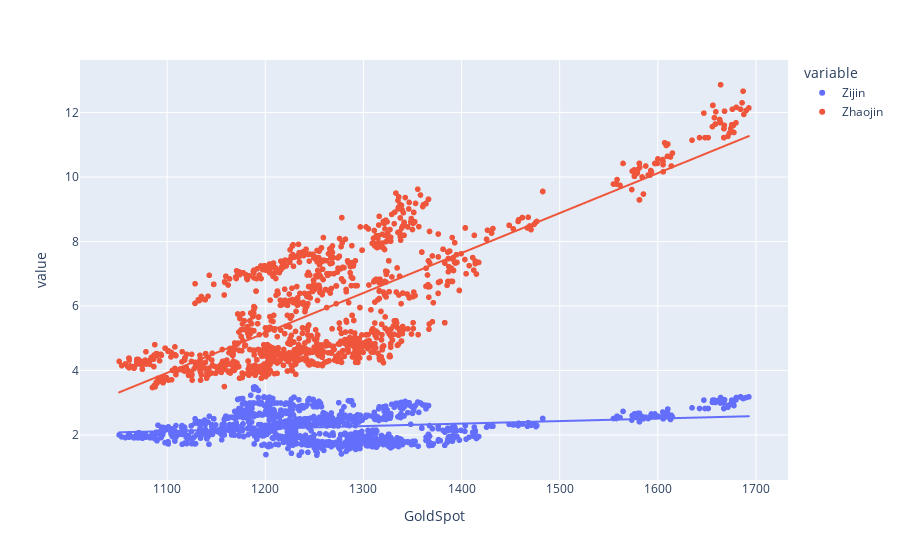

Write notebook code for a chart like this one.
### Code cell
fig = px.scatter(df_gold, x="GoldSpot",
        y=["Zijin","Zhaojin"],  trendline="ols" )
fig.show()

### Figure 1 — Plotly figure (JSON) as saved in the notebook; plotly's stock layout.template omitted (floating-point values rounded to 4 significant figures; data arrays with more than 128 entries replaced by an {"elided": "..."} marker saying what was removed)
{"data": [{"hovertemplate": "variable=Zijin<br>GoldSpot=%{x}<br>value=%{y}<extra></extra>", "legendgroup": "Zijin", "marker": {"color": "#636efa", "symbol": "circle"}, "mode": "markers", "name": "Zijin", "showlegend": true, "type": "scattergl", "x": {"elided": "1570 float values"}, "xaxis": "x", "y": {"elided": "1570 float values"}, "yaxis": "y"}, {"hovertemplate": "<b>OLS trendline</b><br>value = 0.000778887 * GoldSpot + 1.26124<br>R<sup>2</sup>=0.048814<br><br>variable=Zijin<br>GoldSpot=%{x}<br>value=%{y} <b>(trend)</b><extra></extra>", "legendgroup": "Zijin", "marker": {"color": "#636efa", "symbol": "circle"}, "mode": "lines", "name": "Zijin", "showlegend": false, "type": "scattergl", "x": {"elided": "1570 float values"}, "xaxis": "x", "y": {"elided": "1570 float values"}, "yaxis": "y"}, {"hovertemplate": "variable=Zhaojin<br>GoldSpot=%{x}<br>value=%{y}<extra></extra>", "legendgroup": "Zhaojin", "marker": {"color": "#EF553B", "symbol": "circle"}, "mode": "markers", "name": "Zhaojin", "showlegend": true, "type": "scattergl", "x": {"elided": "1570 float values"}, "xaxis": "x", "y": {"elided": "1570 float values"}, "yaxis": "y"}, {"hovertemplate": "<b>OLS trendline</b><br>value = 0.0123863 * GoldSpot + -9.69938<br>R<sup>2</sup>=0.621048<br><br>variable=Zhaojin<br>GoldSpot=%{x}<br>value=%{y} <b>(trend)</b><extra></extra>", "legendgroup": "Zhaojin", "marker": {"color": "#EF553B", "symbol": "circle"}, "mode": "lines", "name": "Zhaojin", "showlegend": false, "type": "scattergl", "x": {"elided": "1570 float values"}, "xaxis": "x", "y": {"elided": "1570 float values"}, "yaxis": "y"}], "layout": {"legend": {"title": {"text": "variable"}, "tracegroupgap": 0}, "margin": {"t": 60}, "xaxis": {"anchor": "y", "domain": [0, 1], "title": {"text": "GoldSpot"}}, "yaxis": {"anchor": "x", "domain": [0, 1], "title": {"text": "value"}}}}
